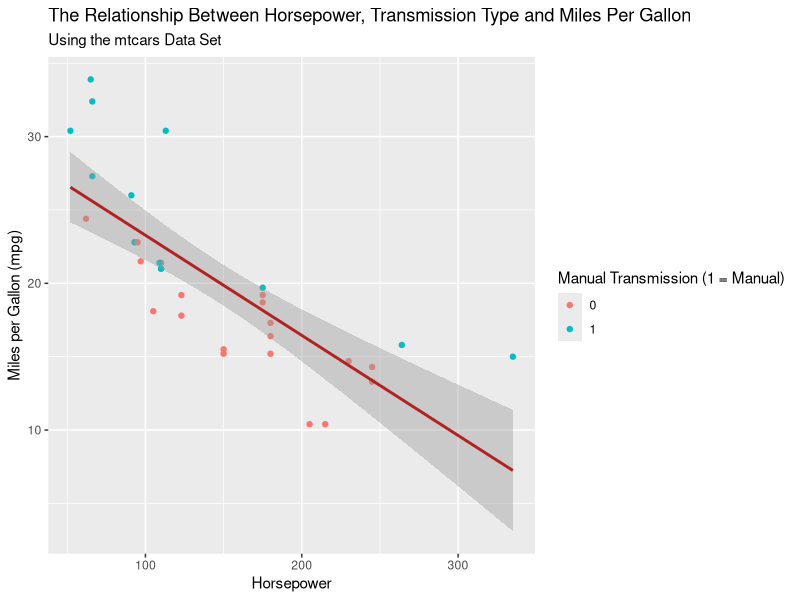
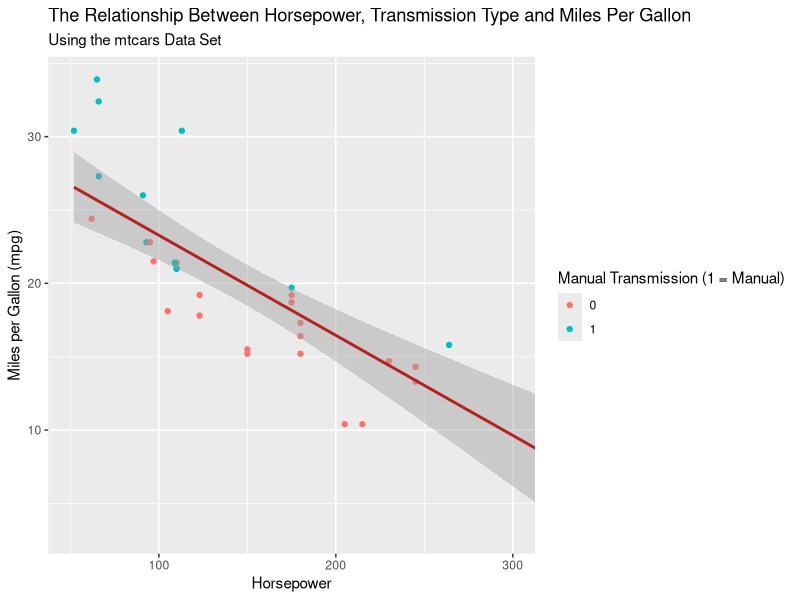
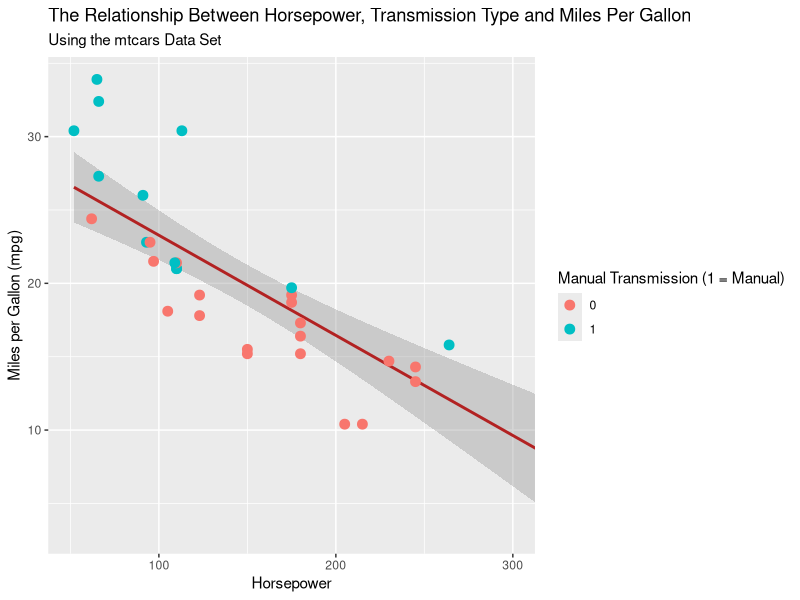
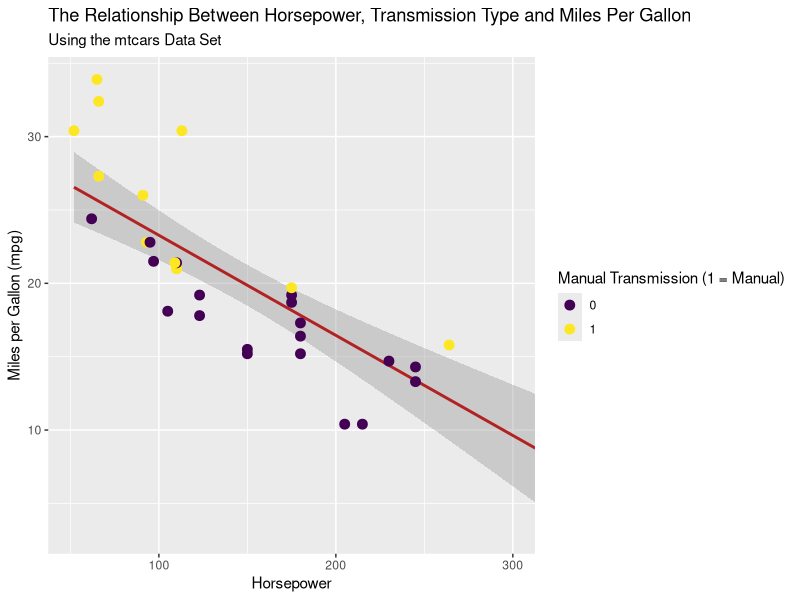
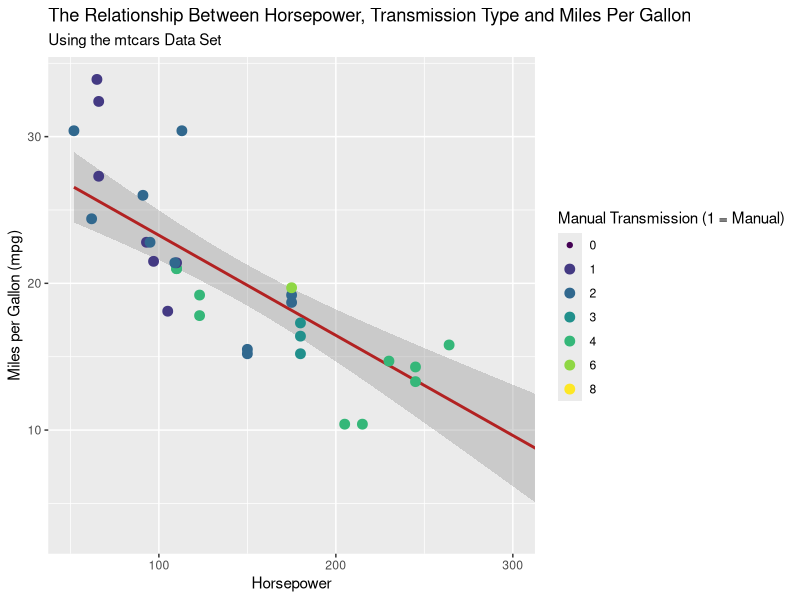
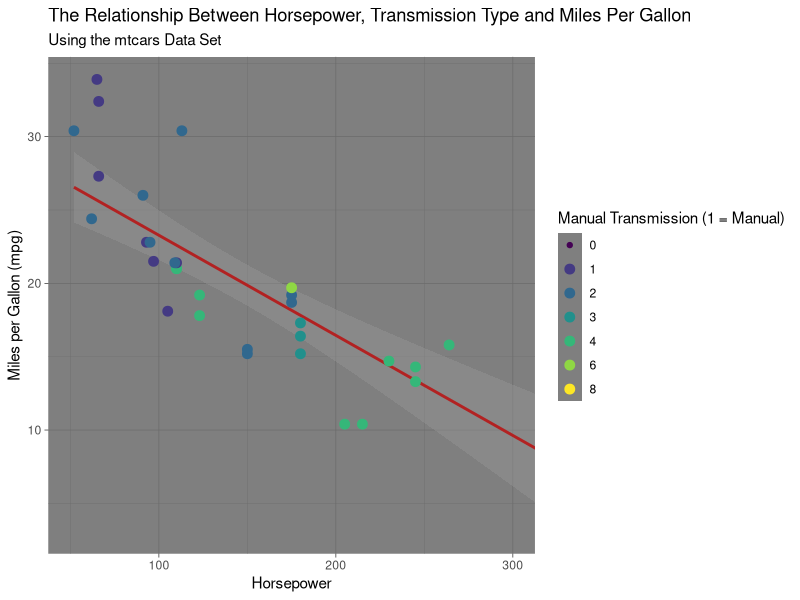
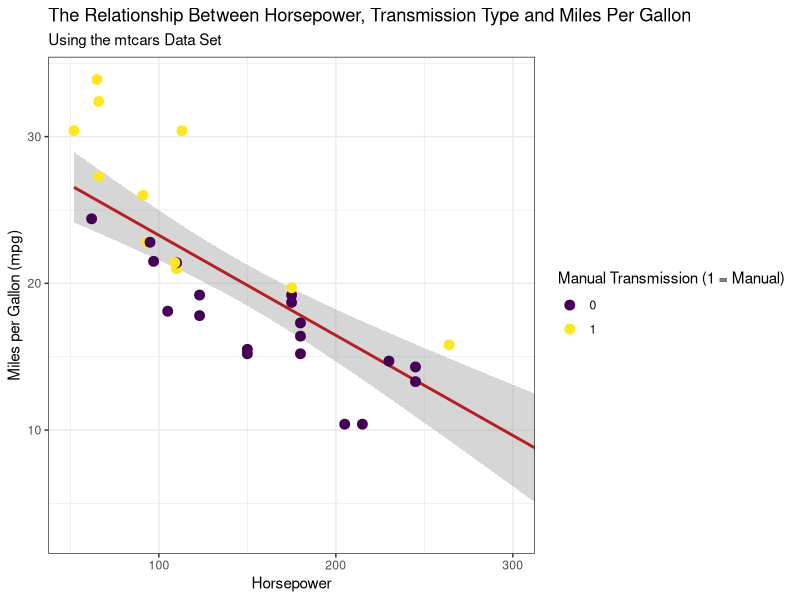
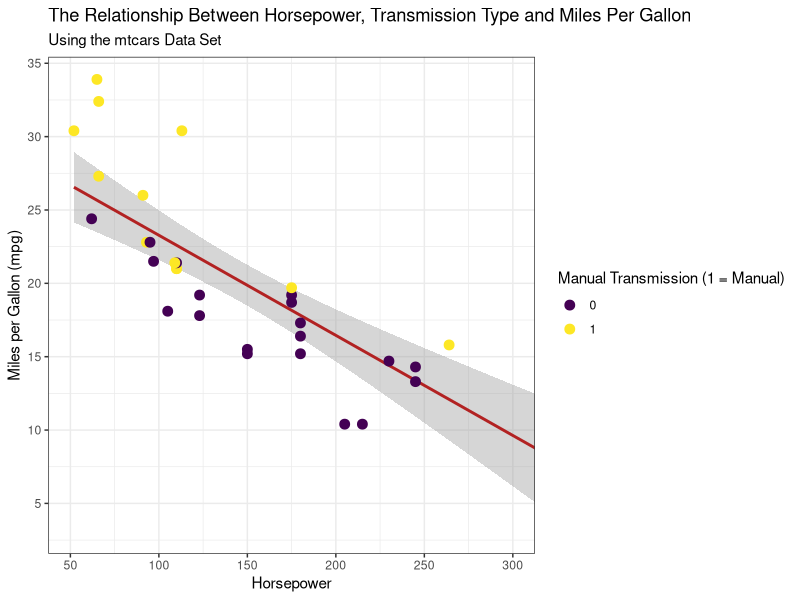

Generate these figures, in order, with R:
## ---- chunk 1
library(tidyverse) # This includes the ggplot2 package 
## ---- chunk 2
data("mtcars")

mtcars <- mtcars %>%
  rownames_to_column(var = "car_name")
## ---- chunk 3
scatter <- ggplot(mtcars,
  aes(x = hp, y = mpg)) +
  geom_point(aes(col = factor(am))) + # Using "factor" here to tell R that is is a categorical variable
  geom_smooth(method = "lm", col = "firebrick") +
  labs(title = "The Relationship Between Horsepower, Transmission Type and Miles Per Gallon",
       subtitle = "Using the mtcars Data Set",
       y = "Miles per Gallon (mpg)",
       x = "Horsepower",
       color = "Manual Transmission (1 = Manual)")
plot(scatter)
## ---- chunk 4
scatter2 <- scatter +
  coord_cartesian(xlim = c(50, 300))
plot(scatter2)
## ---- chunk 5
library(viridis)
## ---- chunk 6
scatter3 <- scatter2 +
  geom_point(aes(col = factor(am)), size = 3)
plot(scatter3)
## ---- chunk 7
scatter4 <- scatter3 +
  scale_color_viridis(discrete = TRUE)
plot(scatter4)
## ---- chunk 8
scatter5 <- scatter2 +
  geom_point(aes(col = factor(carb)), size = 3) +
  scale_color_viridis(discrete = TRUE)
plot(scatter5)
## ---- chunk 9
theme_set(theme_dark())
## ---- chunk 10
plot(scatter5)
## ---- chunk 11
scatter6 <- scatter4 +
  scale_color_viridis(discrete = TRUE) +
  theme_bw()
plot(scatter6)

theme_set(theme_bw())
## ---- chunk 12
scatter7 <- scatter6 +
  scale_x_continuous(breaks = seq(50, 300, 50)) +
  scale_y_continuous(breaks = seq(0, 35, 5))
plot(scatter7)
## ---- chunk 13
scatter8 <- scatter7 +
  theme(
    plot.title = element_text(
      size = 13,
      face = "bold",
      family = "serif",
      color = "dark blue"),
    plot.subtitle = element_text(
      size = 10,
      face = "italic",
      family = "serif",
      hjust = 0.01),
    legend.position = "bottom",
    legend.box = "horizontal",
    legend.title = element_text(
      size = 14,
      family = "serif"),
    axis.title.x = element_text(
      size = 14,
      vjust = 1,
      family = "serif"),
    axis.title.y = element_text(
      size = 14,
      vjust = 1,
      family = "serif"),
    axis.text.x = element_text(
      size = 9,
      angle = 30,
      vjust = 0.5),
    axis.text.y = element_text(
      size = 9,
      angle = 30,
      vjust = 0.5)
    )
plot(scatter8)
## ---- chunk 14
scatter9 <- scatter7 +
  scale_color_manual(
    name = "Transmission Type",
    labels = c("Manual",
               "Automatic"),
    values = c("1" = "dark blue",
               "0" = "red"))
plot(scatter9)
## ---- chunk 15
library(ggrepel) # Better labeling of points in a plot
## ---- chunk 16
scatter10 <- scatter9 + 
  geom_text_repel(
    data = subset(mtcars, hp > 250 & hp < 300),
    aes(label = car_name),
    size = 3,
    nudge_y = 1.5,
    nudge_x = 0.8)
plot(scatter10)
## ---- chunk 17
scatter11 <- scatter9 +
  facet_wrap(~ cyl)
plot(scatter11)
## ---- chunk 18
scatter12 <- scatter +
  labs(subtitle = "Sub-Samples Created By Number of Cylinders") +
  scale_color_manual(
    name = "Transmission Type",
    labels = c("Manual",
               "Automatic"),
    values = c("1" = "dark blue",
               "0" = "red")) + 
  facet_wrap(~ cyl, scales = "free")
plot(scatter12)
## ---- chunk 19
hist1 <- ggplot(mtcars, aes(x = wt)) +
  geom_histogram(
    color = "black", 
    fill = "darkgreen", 
    binwidth = 0.5) +
  labs(
    title = "Distribution of Vehicle Weight",
    y = "Number of Vehicles",
    x = "Vehicle Weight (in thousands of pounds)") +
  scale_x_continuous(breaks = seq(0, 6, 0.5)) +
  scale_y_continuous(breaks = seq(0, 10, 2))
plot(hist1)
## ---- chunk 20
hist2 <- ggplot(mtcars, aes(x = wt)) +
  geom_histogram(
    aes(y = ..density..), 
    color = "black", 
    fill = "darkgreen",
    binwidth = 0.5) +
  labs(
    title = "Distribution of Vehicle Weight",
    y = "Density of Vehicles",
    x = "Vehicle Weight (in thousands of pounds)") +
  scale_x_continuous(breaks = seq(0, 6, 0.5)) +
  geom_density(
    alpha = .5, fill = "lightgreen")
plot(hist2)
## ---- chunk 21
dens1 <- ggplot(mtcars, aes(x = wt)) +
  scale_fill_viridis(discrete = TRUE) +
  geom_density(aes(fill = factor(cyl)), alpha = 0.5) +
  labs(
    title = "Distribution of Vehicle Weight by Number of Cylinders",
    y = "Density of Vehicles",
    x = "Vehicle Weight (in thousands of pounds)",
    fill = "Number of Cylinders")
plot(dens1)
## ---- chunk 22
box1 <- ggplot(mtcars, 
    aes(x = as.factor(carb), 
    y = mpg,
    fill = as.factor(carb))) +
  geom_boxplot() +
  labs(title = "Boxplot",
       subtitle = "Miles per Gallon and Number of Carburetors",
       x = "Number of Carburetors",
       y = "Miles per Gallon") +
  scale_fill_viridis(
    discrete = TRUE,
    option = "magma",
    begin = 0.4) +
  theme(legend.position = "none")
plot(box1)
## ---- chunk 23
bar1 <- ggplot(mtcars, aes(x = reorder(car_name, mpg), y = mpg)) +
  geom_bar(aes(fill = mpg), stat = "identity") +
  scale_fill_viridis() +
  theme(axis.text.x = element_text(
    angle = 75, hjust = 1.05, vjust = 1), 
    legend.position = "none") +
  labs(title = "Ordered Bar Chart",
       subtitle = "Vehicle Type and Miles per Gallon",
       y = "MPG",
       x = "Vehicle Name")
plot(bar1)
## ---- chunk 24
data("us_rent_income")

us_rent <- us_rent_income %>%
  filter(variable != "income")

us_rent$NAME <- tolower(us_rent$NAME)
## ---- chunk 25
mapdata <- map_data("state")
## ---- chunk 26
map_data <- left_join(mapdata, us_rent, 
                      by = c("region" = "NAME"))
## ---- chunk 27
map_data_missing <- map_data %>%
  filter(!is.na(map_data$estimate))
## ---- chunk 28
map <- ggplot(map_data, aes(x = long, y = lat, group = group)) +
  geom_polygon(aes(fill = estimate), color = "black") +
  scale_fill_viridis(option = "magma") +
  theme_void() + 
  labs(title = "Estimated Average Rent in the US",
       subtitle = "From the 2017 American Community Survey",
       fill = "Rent")
plot(map)
## ---- chunk 29
library(ggpubr)

scatter9 <- ggplot(mtcars,
  aes(x = hp, y = mpg)) +
  geom_point(aes(col = factor(am)), size = 2) + 
  geom_smooth(method = "lm", col = "firebrick") +
  scale_color_manual(
    name = "Transmission Type",
    labels = c("Manual",
               "Automatic"),
    values = c("1" = "dark blue",
               "0" = "red")) +
  labs(y = "MPG",
       x = "Horsepower")

dens1 <- ggplot(mtcars, aes(x = wt)) +
  scale_fill_viridis(discrete = TRUE) +
  geom_density(aes(fill = factor(cyl)), alpha = 0.5) +
  labs(
    y = "Density",
    x = "Weight",
    fill = "Cylinders")

map <- ggplot(map_data, aes(x = long, y = lat, group = group)) +
  geom_polygon(aes(fill = estimate), color = "black") +
  scale_fill_viridis(option = "magma") +
  theme_void() +
  labs(fill = "Rent")

figure <- ggarrange(map,
                    ggarrange(scatter9, dens1,
                              ncol = 2,
                              labels = c("B", "C")),
                              nrow = 2,
                              labels = "A")
plot(figure)
